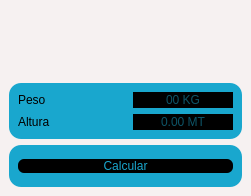
<?xml version="1.0" encoding="UTF-8"?>
<ui version="4.0">
 <class>MainWindow</class>
 <widget class="QMainWindow" name="MainWindow">
  <property name="geometry">
   <rect>
    <x>0</x>
    <y>0</y>
    <width>251</width>
    <height>196</height>
   </rect>
  </property>
  <property name="acceptDrops">
   <bool>false</bool>
  </property>
  <property name="windowTitle">
   <string>IMC</string>
  </property>
  <property name="styleSheet">
   <string notr="true">background-color: rgb(246, 241, 241);</string>
  </property>
  <widget class="QWidget" name="centralwidget">
   <layout class="QVBoxLayout" name="verticalLayout">
    <item>
     <widget class="QLabel" name="label_Inf">
      <property name="font">
       <font>
        <pointsize>9</pointsize>
       </font>
      </property>
      <property name="styleSheet">
       <string notr="true">background-color: rgb(246, 241, 241);</string>
      </property>
      <property name="text">
       <string/>
      </property>
      <property name="alignment">
       <set>Qt::AlignCenter</set>
      </property>
     </widget>
    </item>
    <item>
     <widget class="QLabel" name="label_Resultado">
      <property name="enabled">
       <bool>true</bool>
      </property>
      <property name="maximumSize">
       <size>
        <width>16777215</width>
        <height>20</height>
       </size>
      </property>
      <property name="font">
       <font>
        <pointsize>10</pointsize>
       </font>
      </property>
      <property name="styleSheet">
       <string notr="true">background-color: rgb(246, 241, 241);</string>
      </property>
      <property name="text">
       <string/>
      </property>
      <property name="alignment">
       <set>Qt::AlignCenter</set>
      </property>
     </widget>
    </item>
    <item>
     <widget class="QFrame" name="entrada">
      <property name="enabled">
       <bool>true</bool>
      </property>
      <property name="styleSheet">
       <string notr="true">background-color: rgb(25, 167, 206);
border-radius: 12px;</string>
      </property>
      <property name="frameShape">
       <enum>QFrame::StyledPanel</enum>
      </property>
      <property name="frameShadow">
       <enum>QFrame::Raised</enum>
      </property>
      <layout class="QGridLayout" name="gridLayout_2">
       <item row="0" column="0">
        <widget class="QLabel" name="label_2">
         <property name="text">
          <string>Peso</string>
         </property>
        </widget>
       </item>
       <item row="0" column="1">
        <widget class="QLineEdit" name="lineKg">
         <property name="maximumSize">
          <size>
           <width>100</width>
           <height>20</height>
          </size>
         </property>
         <property name="mouseTracking">
          <bool>true</bool>
         </property>
         <property name="focusPolicy">
          <enum>Qt::ClickFocus</enum>
         </property>
         <property name="styleSheet">
          <string notr="true">background-color: rgb(0,0,0);
color: rgb(25, 167, 206);</string>
         </property>
         <property name="inputMask">
          <string/>
         </property>
         <property name="text">
          <string/>
         </property>
         <property name="frame">
          <bool>false</bool>
         </property>
         <property name="echoMode">
          <enum>QLineEdit::Normal</enum>
         </property>
         <property name="alignment">
          <set>Qt::AlignCenter</set>
         </property>
         <property name="placeholderText">
          <string>00 KG</string>
         </property>
         <property name="cursorMoveStyle">
          <enum>Qt::VisualMoveStyle</enum>
         </property>
        </widget>
       </item>
       <item row="2" column="0">
        <widget class="QLabel" name="label">
         <property name="text">
          <string>Altura</string>
         </property>
        </widget>
       </item>
       <item row="2" column="1">
        <widget class="QLineEdit" name="lineMt">
         <property name="maximumSize">
          <size>
           <width>100</width>
           <height>20</height>
          </size>
         </property>
         <property name="focusPolicy">
          <enum>Qt::ClickFocus</enum>
         </property>
         <property name="styleSheet">
          <string notr="true">background-color: rgb(0,0,0);
color: rgb(25, 167, 206);</string>
         </property>
         <property name="alignment">
          <set>Qt::AlignCenter</set>
         </property>
         <property name="placeholderText">
          <string>0.00 MT</string>
         </property>
        </widget>
       </item>
      </layout>
     </widget>
    </item>
    <item>
     <widget class="QFrame" name="acao">
      <property name="styleSheet">
       <string notr="true">background-color: rgb(25, 167, 206);
border-radius: 12px;</string>
      </property>
      <property name="frameShape">
       <enum>QFrame::StyledPanel</enum>
      </property>
      <property name="frameShadow">
       <enum>QFrame::Raised</enum>
      </property>
      <layout class="QHBoxLayout" name="horizontalLayout">
       <item>
        <widget class="QPushButton" name="pushButton">
         <property name="styleSheet">
          <string notr="true">QPushButton{
background-color: rgb(0,0,0);
border-radius:6px;
color:rgb(25, 167, 206);
}
QPushButton:pressed {
background-color:rgb(255,255,255);
border:2px solid rgb(10,10,10);
}</string>
         </property>
         <property name="text">
          <string>Calcular</string>
         </property>
         <property name="default">
          <bool>false</bool>
         </property>
        </widget>
       </item>
      </layout>
     </widget>
    </item>
   </layout>
  </widget>
 </widget>
 <resources/>
 <connections/>
</ui>
